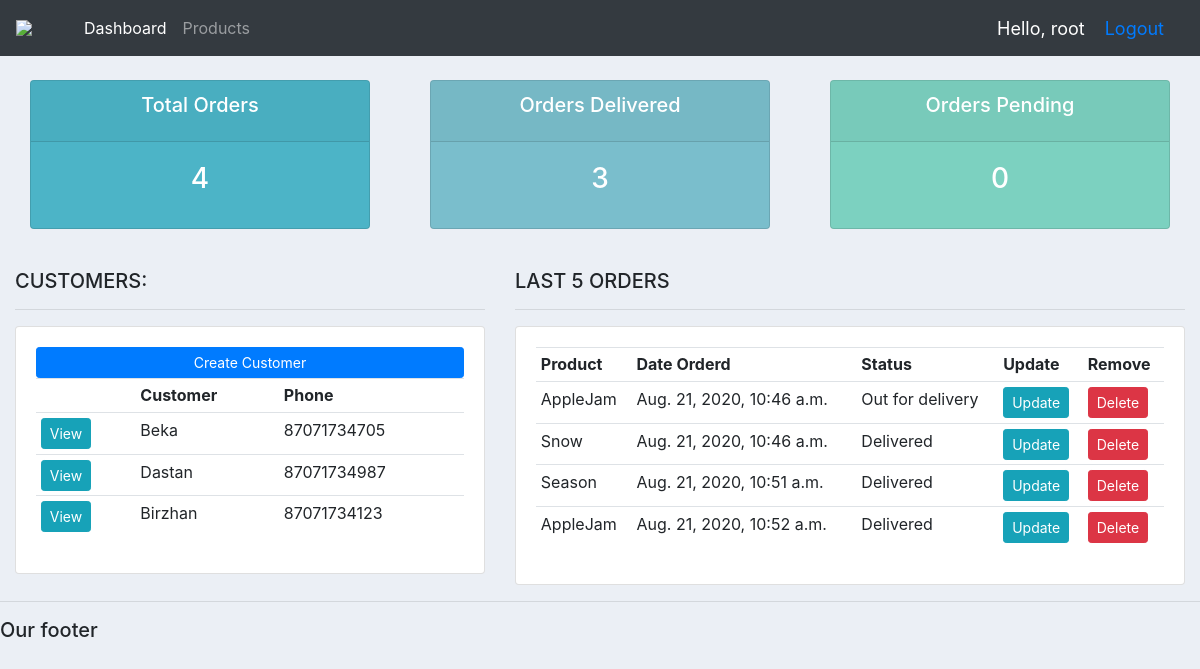
The page / (signed in) on the database as committed earlier.
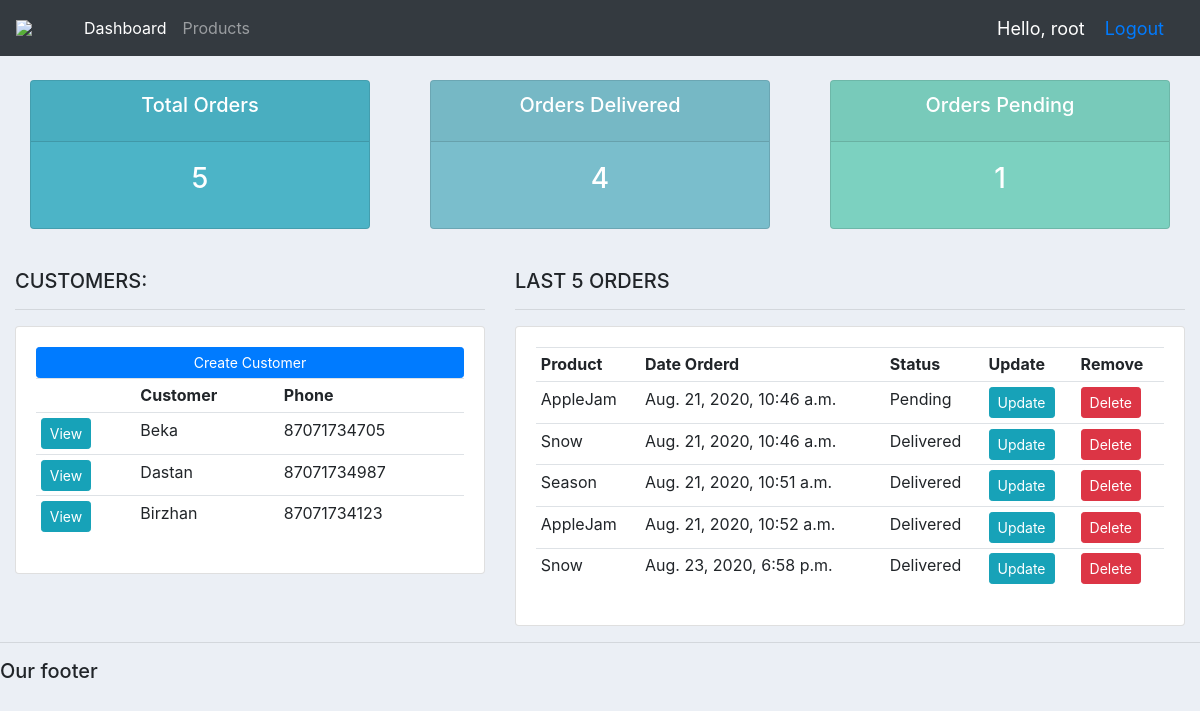
The same page on the database as committed later.
### accounts/models.py (models this page shows, shortened)
class Customer(models.Model):
    name = models.CharField(max_length=200, null=True)
    phone = models.CharField(max_length=200, null=True)
    email = models.CharField(max_length=200, null=True)
    data_created = models.DateTimeField(auto_now_add=True, null=True)

class Order(models.Model):
    STATUS = (
        ('Pending', 'Pending'),
        ('Out for delivery', 'Out for delivery'),
        ('Delivered', 'Delivered'),
    )
    customer = models.ForeignKey(Customer, null=True, on_delete = models.SET_NULL)
    product = models.ForeignKey(Product, null=True, on_delete = models.SET_NULL)
    data_created = models.DateTimeField(auto_now_add=True, null=True)
    status = models.CharField(max_length=200, null=True, choices=STATUS)
    note = models.CharField(max_length=1000, null=True)

class Product(models.Model):
    CATEGORY = (
        ('Indoor', 'Indoor'),
        ('Out Door', 'Out Door'),
    )
    name = models.CharField(max_length=200, null=True)
    price = models.FloatField(null=True)
    category = models.CharField(max_length=200, null=True, choices=CATEGORY)
    description = models.CharField(max_length=200, null=True, blank=True)
    data_created = models.DateTimeField(auto_now_add=True, null=True)
    tags = models.ManyToManyField(Tag)
    def __str__(self):
        return self.name

### accounts/views.py (the view)
# urls.py: 2. Add a URL to urlpatterns:  path('', views.home, name='home')
@login_required(login_url='login')
def home(request):
	orders = Order.objects.all()
	customers = Customer.objects.all()
	total_orders = orders.count()
	delivered = orders.filter(status='Delivered').count()
	pending = orders.filter(status='Pending').count()
	context = {'orders':orders, 'customers':customers,
	'total_orders':total_orders,'delivered':delivered,
	'pending':pending }
	return render(request, 'accounts/dashboard.html', context)

### accounts/templates/accounts/dashboard.html
{%  extends 'accounts/main.html' %}
{% block content %}
{%  include 'accounts/Status.html' %}
<br>
<div class="row">
	<div class="col-md-5">
		<h5>CUSTOMERS:</h5>
		<hr>
		<div class="card card-body">
			<a class="btn btn-primary  btn-sm btn-block" href="">Create Customer</a>
			<table class="table table-sm">
				<tr>
                    <th></th>
					<th>Customer</th>
					<th>Phone</th>
				</tr>
                {%  for customer in customers %}
                    <tr>
                        <td><a class="btn btn-sm btn-info" href="{% url 'customer' customer.id %}">View</a></td>
                        <td>{{ customer.name }}</td>
                        <td>{{ customer.phone }}</td>
                    </tr>
                {% endfor %}
			</table>
		</div>
	</div>
	<div class="col-md-7">
		<h5>LAST 5 ORDERS</h5>
		<hr>
		<div class="card card-body">
			<table class="table table-sm">
				<tr>
					<th>Product</th>
					<th>Date Orderd</th>
					<th>Status</th>
					<th>Update</th>
					<th>Remove</th>
				</tr>
                {%  for order in orders %}
                    <tr>
                        <td>{{ order.product }}</td>
                        <td>{{ order.data_created }}</td>
                        <td>{{ order.status }}</td>
                        <td><a class="btn btn-sm btn-info" href="{% url 'update_order' order.id %}">Update</a></td>
                        <td><a class="btn btn-sm btn-danger" href="{% url 'delete_order' order.id %}">Delete</a></td>
                    </tr>
                {% endfor %}
			</table>
		</div>
	</div>
</div>
{% endblock %}

Rows that differ between the two databases and show on the page:
changed Order: status "Out for delivery" → "Pending"
added Order: product "Snow", data_created "Aug. 23, 2020, 6:58 p.m.", status "Delivered"
Other text that changed with them:
{{ total_orders }}: "4" → "5"
{{ delivered }}: "3" → "4"
{{ pending }}: "0" → "1"
